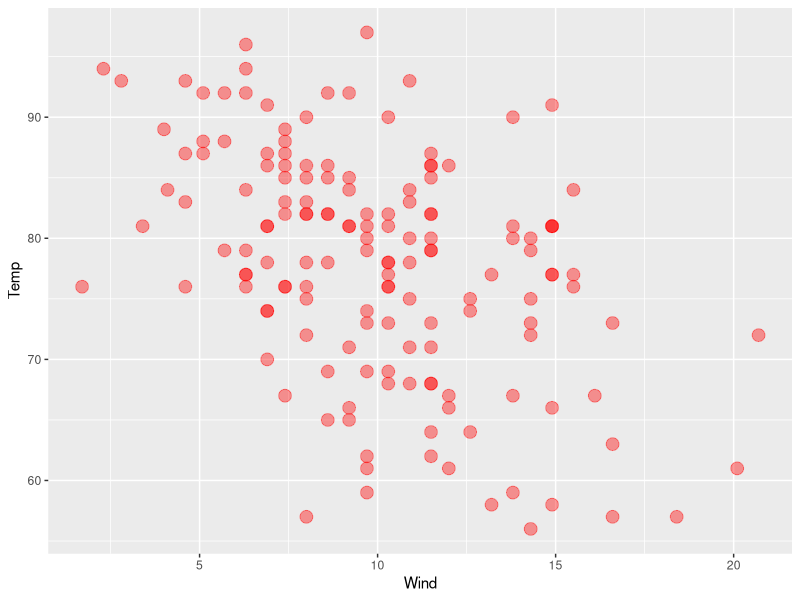
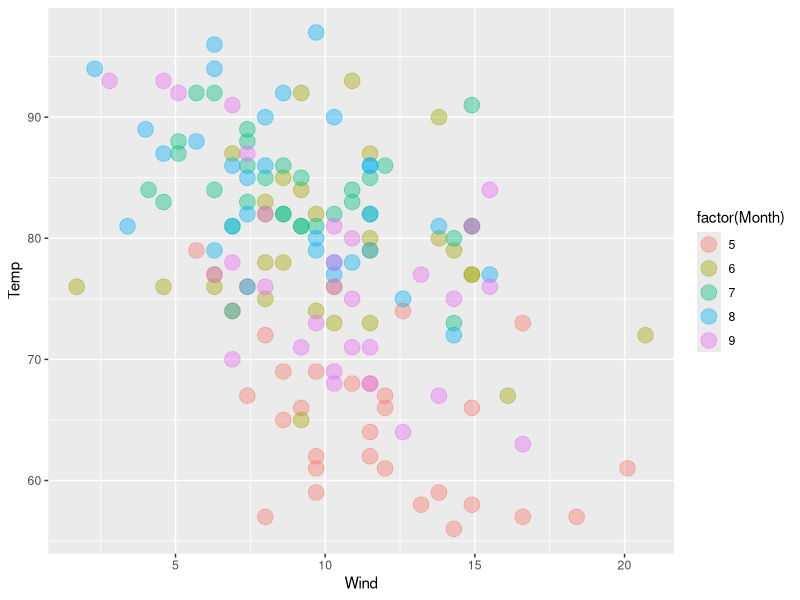

These figures' R source, in order:
## ---- chunk 1
library(ggplot2)
ggplot(airquality,aes(Wind,Temp)) + geom_point(col="red",alpha=0.4,size=4)
## ---- chunk 2

## ---- chunk 3
ggplot(airquality,aes(Wind,Temp)) + geom_point(aes(color=factor(Month)),alpha=0.4,size=5)
